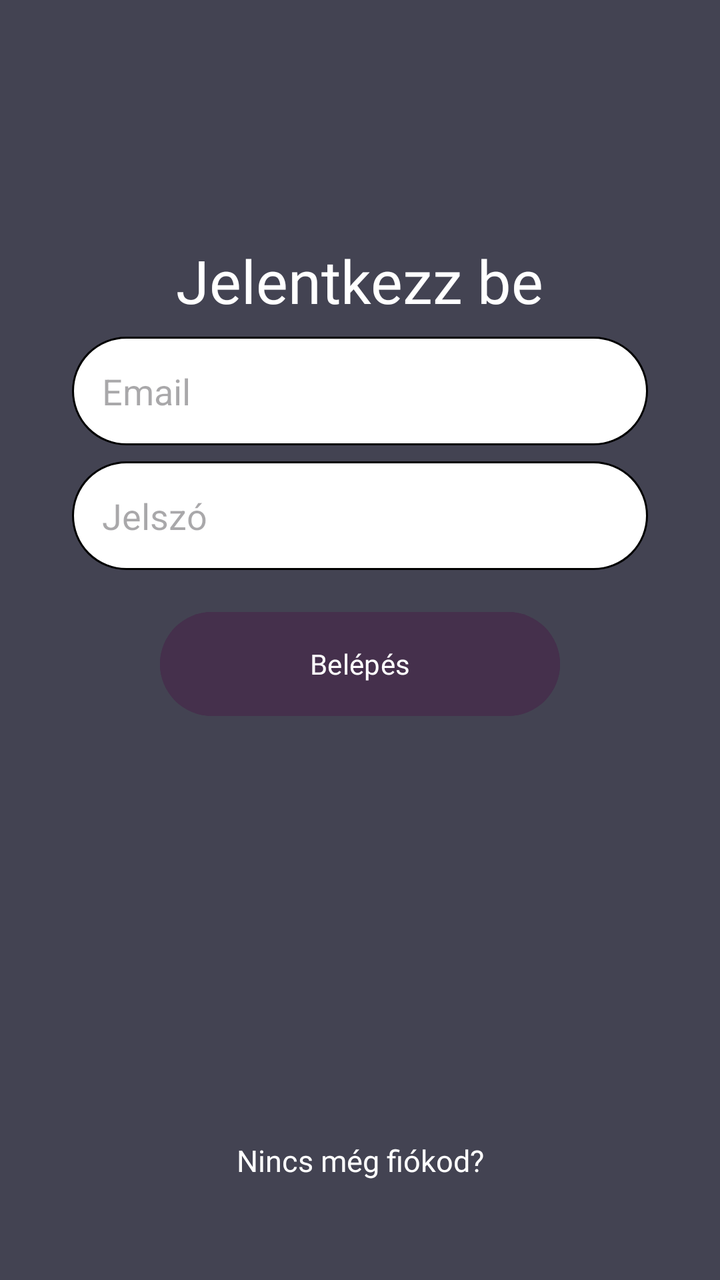
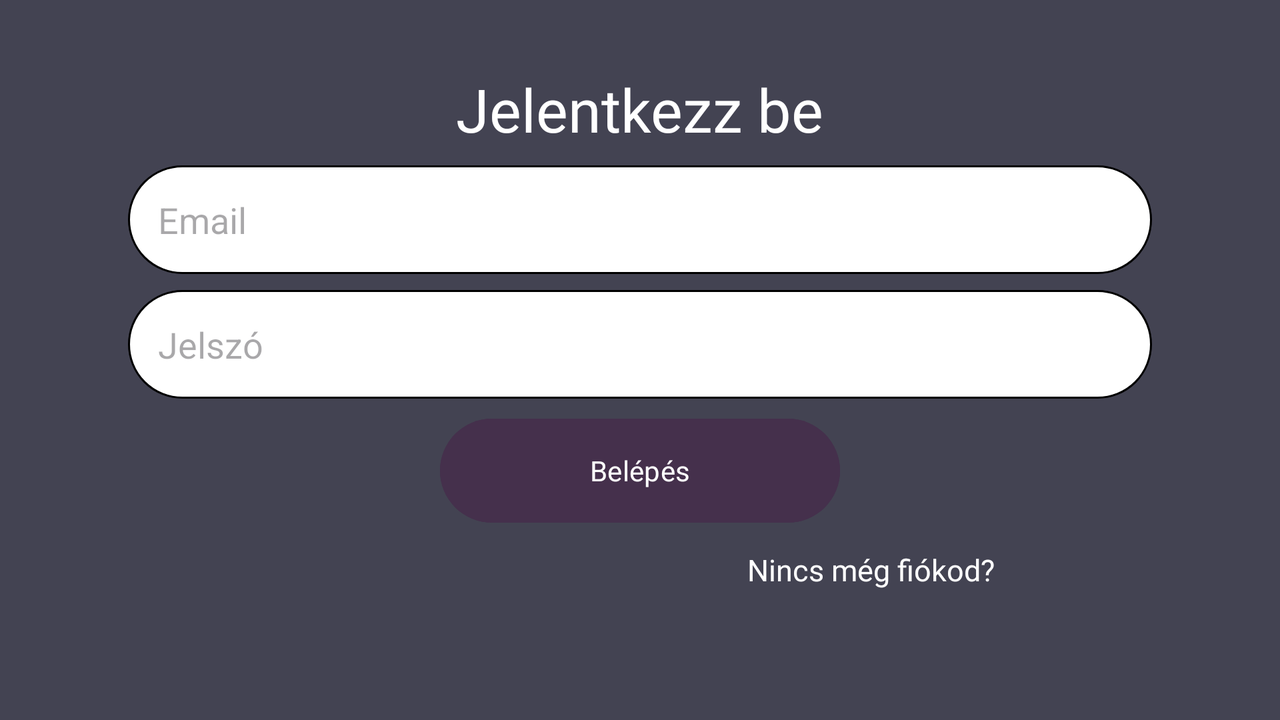

Two renders of one Android screen. The first uses the default layout on a phone; the second uses the alternative layout the repository ships for a different screen configuration, on a matching device. The two XML files are below.
<!-- AndroidManifest.xml: application theme Theme.Viper_Electric_Appliances_webshop -->
<!-- res/layout/activity_login.xml -->
<?xml version="1.0" encoding="utf-8"?>
<androidx.constraintlayout.widget.ConstraintLayout xmlns:android="http://schemas.android.com/apk/res/android"
    xmlns:app="http://schemas.android.com/apk/res-auto"
    xmlns:tools="http://schemas.android.com/tools"
    android:layout_width="match_parent"
    android:layout_height="match_parent"
    android:background="@color/gray"
    tools:context=".activities.LoginActivity">

    <ImageView
        android:id="@+id/brand_ic"
        android:layout_width="70dp"
        android:layout_height="70dp"
        android:src="@drawable/viper_icon"
        app:layout_constraintBottom_toTopOf="@+id/loginText"
        app:layout_constraintEnd_toEndOf="parent"
        app:layout_constraintHorizontal_bias="0.500"
        app:layout_constraintStart_toStartOf="parent"
        app:layout_constraintTop_toTopOf="parent"
        app:layout_constraintVertical_bias="0.740" />

    <TextView
        android:id="@+id/loginText"
        android:layout_width="wrap_content"
        android:layout_height="wrap_content"
        android:fontFamily="@font/lemon"
        android:textSize="30sp"
        android:textColor="@color/white"
        android:text="Jelentkezz be"
        app:layout_constraintBottom_toBottomOf="parent"
        app:layout_constraintEnd_toEndOf="parent"
        app:layout_constraintStart_toStartOf="parent"
        app:layout_constraintTop_toTopOf="parent"
        app:layout_constraintVertical_bias="0.2" />

    <EditText
        android:background="@drawable/edit_text_bg"
        android:id="@+id/emailInputLogin"
        android:layout_width="0dp"
        android:layout_height="wrap_content"
        android:layout_marginTop="8dp"
        android:hint="Email"
        android:inputType="textEmailAddress"
        android:padding="15dp"
        app:layout_constraintEnd_toEndOf="parent"
        app:layout_constraintStart_toStartOf="parent"
        app:layout_constraintTop_toBottomOf="@+id/loginText"
        app:layout_constraintWidth_percent=".8" />

    <EditText
        android:background="@drawable/edit_text_bg"
        android:id="@+id/jelszoInputLogin"
        android:layout_width="0dp"
        android:layout_height="wrap_content"
        android:layout_marginTop="8dp"
        android:hint="Jelszó"
        android:inputType="textPassword"
        android:padding="15dp"
        app:layout_constraintEnd_toEndOf="parent"
        app:layout_constraintStart_toStartOf="parent"
        app:layout_constraintTop_toBottomOf="@+id/emailInputLogin"
        app:layout_constraintWidth_percent=".8" />

    <Button
        android:id="@+id/LoginButton"
        android:layout_width="200dp"
        android:layout_height="60dp"
        android:backgroundTint="@color/purple2"
        android:fontFamily="@font/lemon"
        android:text="Belépés"
        android:onClick="signIn2"
        app:layout_constraintBottom_toBottomOf="parent"
        app:layout_constraintEnd_toEndOf="parent"
        app:layout_constraintHorizontal_bias="0.500"
        app:layout_constraintStart_toStartOf="parent"
        app:layout_constraintTop_toBottomOf="@+id/jelszoInputLogin"
        app:layout_constraintVertical_bias="0.058" />

    <ImageButton
        android:id="@+id/toRegImageButton"
        android:layout_width="90dp"
        android:layout_height="90dp"
        android:layout_alignParentTop="true"
        android:background="@android:color/transparent"
        android:padding="5dp"
        android:scaleType="fitCenter"
        android:onClick="signUp2"
        android:src="@drawable/sign_in_ic"
        app:layout_constraintBottom_toTopOf="@+id/descText"
        app:layout_constraintEnd_toEndOf="parent"
        app:layout_constraintHorizontal_bias="0.500"
        app:layout_constraintStart_toStartOf="parent"
        app:layout_constraintTop_toBottomOf="@+id/LoginButton"
        app:layout_constraintVertical_bias="0.940" />

    <TextView
        android:id="@+id/descText"
        android:layout_width="wrap_content"
        android:layout_height="wrap_content"
        android:fontFamily="@font/lemon"
        android:text="Nincs még fiókod?"
        android:textColor="@color/white"
        android:textSize="15sp"
        app:layout_constraintBottom_toBottomOf="parent"
        app:layout_constraintEnd_toEndOf="parent"
        app:layout_constraintHorizontal_bias="0.500"
        app:layout_constraintStart_toStartOf="parent"
        app:layout_constraintTop_toTopOf="parent"
        app:layout_constraintVertical_bias="0.920" />

</androidx.constraintlayout.widget.ConstraintLayout>
<!-- resources referenced by this layout -->
<resources>
  <color name="gray">#434352</color>
  <color name="purple2">#45304c</color>
  <color name="white">#FFFFFFFF</color>
  <!-- drawable edit_text_bg (drawable) -->
  <?xml version="1.0" encoding="utf-8"?>
  <shape xmlns:android="http://schemas.android.com/apk/res/android">
  
      <corners android:radius="45dp"/>
      <solid android:color="@color/white"/>
      <stroke android:color="@color/black" android:width="1dp"/>
  
  </shape>
  <!-- from res/values-v23/ -->
  <style name="Theme.Viper_Electric_Appliances_webshop" parent="Base.Theme.Viper_Electric_Appliances_webshop">
          
          <item name="android:navigationBarColor">@android:color/transparent</item>
          <item name="android:statusBarColor">@android:color/transparent</item>
          <item name="android:windowLightStatusBar">?attr/isLightTheme</item>
      </style>
  <color name="black">#FF000000</color>
  <style name="Base.Theme.Viper_Electric_Appliances_webshop" parent="Theme.Material3.DayNight.NoActionBar">
          
          
      </style>
</resources>
<!-- res/layout-land/activity_login.xml (the repository's variant of the layout above) -->
<!-- drawn on the phone turned sideways -->
<?xml version="1.0" encoding="utf-8"?>
<androidx.constraintlayout.widget.ConstraintLayout xmlns:android="http://schemas.android.com/apk/res/android"
    xmlns:app="http://schemas.android.com/apk/res-auto"
    xmlns:tools="http://schemas.android.com/tools"
    android:layout_width="match_parent"
    android:layout_height="match_parent"
    android:background="@color/gray"
    tools:context=".activities.LoginActivity">

    <ImageView
        android:id="@+id/brand_ic"
        android:layout_width="70dp"
        android:layout_height="70dp"
        android:layout_marginTop="8dp"
        android:src="@drawable/viper_icon"
        app:layout_constraintEnd_toEndOf="parent"
        app:layout_constraintHorizontal_bias="0.217"
        app:layout_constraintStart_toStartOf="parent"
        app:layout_constraintTop_toTopOf="parent" />

    <TextView
        android:id="@+id/loginText"
        android:layout_width="wrap_content"
        android:layout_height="wrap_content"
        android:fontFamily="@font/lemon"
        android:text="Jelentkezz be"
        android:textColor="@color/white"
        android:textSize="30sp"
        app:layout_constraintBottom_toBottomOf="parent"
        app:layout_constraintEnd_toEndOf="parent"
        app:layout_constraintStart_toStartOf="parent"
        app:layout_constraintTop_toTopOf="parent"
        app:layout_constraintVertical_bias="0.107" />

    <EditText
        android:background="@drawable/edit_text_bg"
        android:id="@+id/emailInputLogin"
        android:layout_width="0dp"
        android:layout_height="wrap_content"
        android:layout_marginTop="8dp"
        android:hint="Email"
        android:inputType="textEmailAddress"
        android:padding="15dp"
        app:layout_constraintEnd_toEndOf="parent"
        app:layout_constraintStart_toStartOf="parent"
        app:layout_constraintTop_toBottomOf="@+id/loginText"
        app:layout_constraintWidth_percent=".8" />

    <EditText
        android:background="@drawable/edit_text_bg"
        android:id="@+id/jelszoInputLogin"
        android:layout_width="0dp"
        android:layout_height="wrap_content"
        android:layout_marginTop="8dp"
        android:hint="Jelszó"
        android:inputType="textPassword"
        android:padding="15dp"
        app:layout_constraintEnd_toEndOf="parent"
        app:layout_constraintStart_toStartOf="parent"
        app:layout_constraintTop_toBottomOf="@+id/emailInputLogin"
        app:layout_constraintWidth_percent=".8" />

    <Button
        android:id="@+id/LoginButton"
        android:layout_width="200dp"
        android:layout_height="60dp"
        android:backgroundTint="@color/purple2"
        android:fontFamily="@font/lemon"
        android:text="Belépés"
        android:onClick="signIn2"
        app:layout_constraintBottom_toBottomOf="parent"
        app:layout_constraintEnd_toEndOf="parent"
        app:layout_constraintHorizontal_bias="0.500"
        app:layout_constraintStart_toStartOf="parent"
        app:layout_constraintTop_toBottomOf="@+id/jelszoInputLogin"
        app:layout_constraintVertical_bias="0.058" />

    <ImageButton
        android:id="@+id/toRegImageButton"
        android:layout_width="90dp"
        android:layout_height="90dp"
        android:layout_alignParentTop="true"
        android:background="@android:color/transparent"
        android:onClick="signUp2"
        android:padding="5dp"
        android:scaleType="fitCenter"
        android:src="@drawable/sign_in_ic"
        app:layout_constraintBottom_toTopOf="@+id/descText"
        app:layout_constraintEnd_toEndOf="parent"
        app:layout_constraintHorizontal_bias="0.499"
        app:layout_constraintStart_toStartOf="parent"
        app:layout_constraintTop_toBottomOf="@+id/LoginButton"
        app:layout_constraintVertical_bias="0.0" />

    <TextView
        android:id="@+id/descText"
        android:layout_width="wrap_content"
        android:layout_height="wrap_content"
        android:fontFamily="@font/lemon"
        android:text="Nincs még fiókod?"
        android:textColor="@color/white"
        android:textSize="15sp"
        app:layout_constraintBottom_toBottomOf="parent"
        app:layout_constraintEnd_toEndOf="parent"
        app:layout_constraintHorizontal_bias="0.724"
        app:layout_constraintStart_toStartOf="parent"
        app:layout_constraintTop_toTopOf="parent"
        app:layout_constraintVertical_bias="0.809" />

</androidx.constraintlayout.widget.ConstraintLayout>
